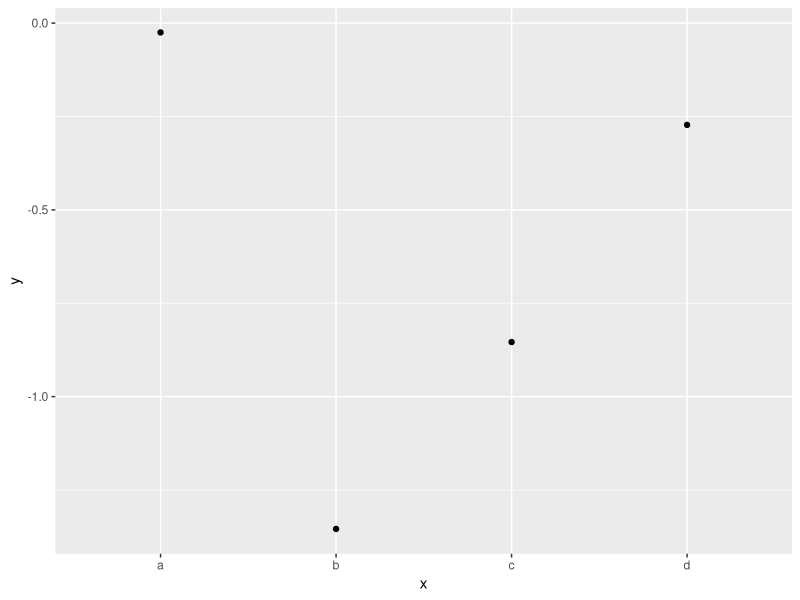
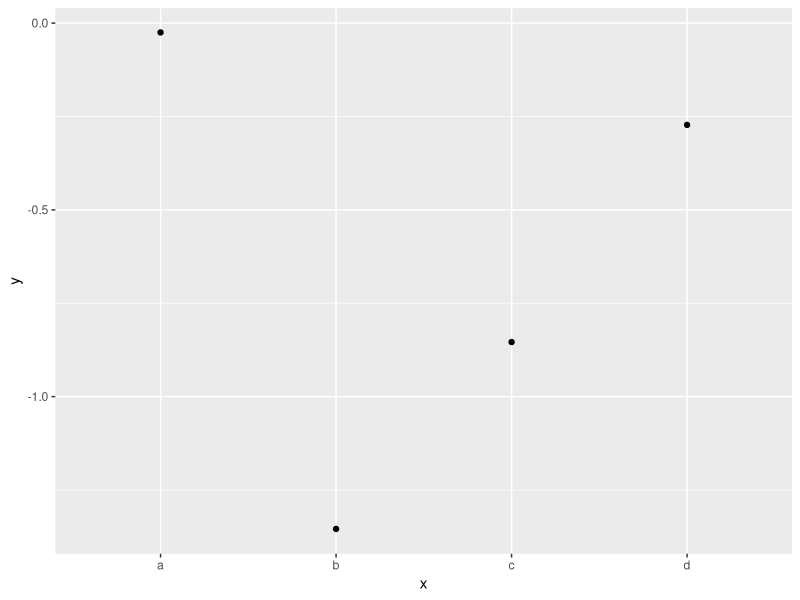
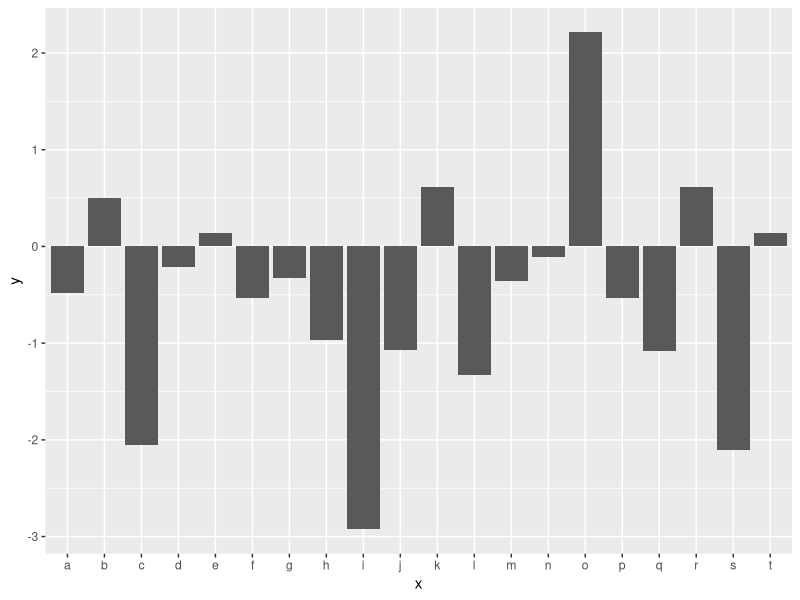

R code for these plots, in order:
## ---- chunk 1
#| warning: false
#| message: false
library(ggplot2)
library(tibble)
## ---- chunk 2
p <- tibble(x = letters[1:4], y = rnorm(4)) |>
  ggplot(aes(x = x, y = y)) +
  geom_point() +
  geom_line()
p
## ---- chunk 3
p
## ---- chunk 4
tibble(x = letters[1:20], y = rnorm(20)) |>
  ggplot(aes(x = x, y = y)) +
  geom_col()
